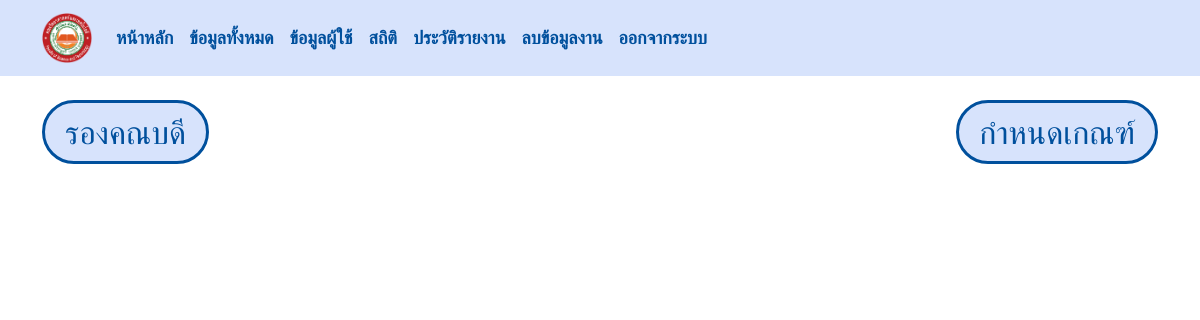
The page /informationstaff/?position=Researcher (signed in) on the database as committed earlier.
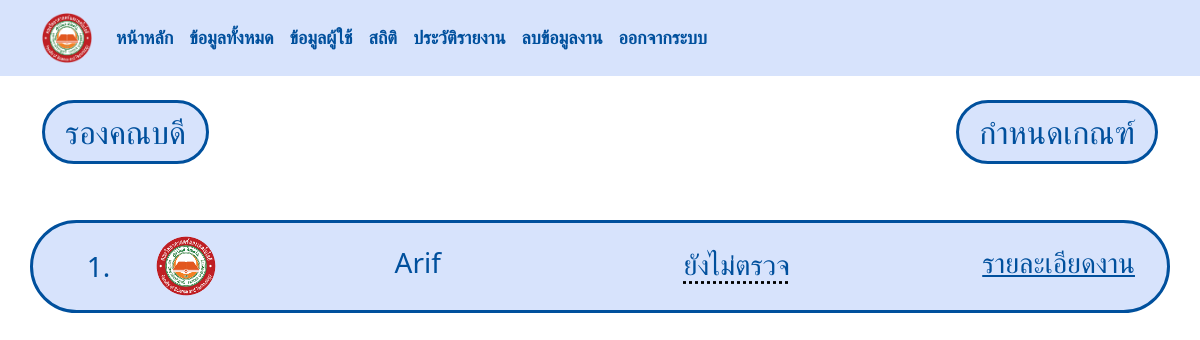
The same page on the database as committed later.
### managesystem/models.py (models this page shows, shortened)
class Employee(models.Model):
    username = models.OneToOneField(User, on_delete=models.CASCADE)
    POSITION_CHOICES = [
        ('Dean', 'Dean'),
        ('Lecturer', 'Lecturer'),
        ('Researcher', 'Researcher'),
    ]
    BRANCH_CHOICES = [
        ('IT', 'IT'),
        ('RD', 'RD'),
        ('DS', 'DS'),
    ]
    position = models.CharField(max_length=50, choices=POSITION_CHOICES)
    branch = models.CharField(max_length=50, choices = BRANCH_CHOICES)
    profile = models.FileField(upload_to='profile/', blank=True, null=True)

### managesystem/views.py (the view)
    def wrapper(request, *args, **kwargs):
        if not request.user.is_authenticated:
            messages.info(request, "กรุณาเข้าสู่ระบบ")  # Custom message
            return redirect('login')  # Redirect to login URL
        return function(request, *args, **kwargs)

### managesystem/views.py (called while the page is built)
def custom_login_required(function):
    def wrapper(request, *args, **kwargs):
        if not request.user.is_authenticated:
            messages.info(request, "กรุณาเข้าสู่ระบบ")  # Custom message
            return redirect('login')  # Redirect to login URL
        return function(request, *args, **kwargs)
    return wrapper

@custom_login_required
def informationstaff_view(request):
    selected_position = request.GET.get('position', None)
    if selected_position is None:
        employees = Employee.objects.all()
    else:
        employees = Employee.objects.filter(position=selected_position)
    context = {
        "employees": employees,
        'position' : selected_position
    }
    return render(request, "informationstaff.html", context)

### templates/informationstaff.html (shortened to what this page needs)
{% include "navbar.html" %}
<!DOCTYPE html>
<html lang="en">
<head>
    {% load static %}
    <link rel="stylesheet" href="{% static 'css/informationstaff.css' %}">
</head>
<body>
    <div class="container">
        <div class="row mt-4">
            <div class="col-6 col-lg-6 d-flex justify-content-start">
                {% if position == 'Dean' %}
                <h2 class="color">คณบดี</h2>
                {% elif position == 'Researcher' %}
                <h2 class="color">รองคณบดี</h2>
                {% elif position == 'Lecturer' %}
                <h2 class="color">อาจารย์</h2>
                {% else %}
                <h2 class="color">ทั้งหมด</h2>
                {% endif %}
            </div>
            <div class="col-6 col-lg-6 d-flex justify-content-end">
                <a id="formreport-link" class="h2 color1" href="{% url 'formreport' %}">กำหนดเกณฑ์</a>
            </div>
        </div>
        {% for text in employees %}
        <div class="row mt-5 infor">
            <div class="col-1 d-flex justify-content-center h3">
                <h3 class="mt-1 dynamicNumber">1.</h3>
            </div>
            {% if text.profile  %}
            <div class="col-1 d-flex justify-content">
                <img src="{{ text.profile.url }}" alt="40*40">
            </div>
            {% else %}
            <div class="col-1 d-flex justify-content">
                <img src="{% static 'images/ftu_logo-removebg-preview.png' %}" alt="40*40">
            </div>
            {% endif %}
            <div class="col-4">
                <h3 class="d-flex justify-content-center">{{text.username.first_name}} {{text.username.last_name}}</h3>
            </div>
            <div class="custom-dropdown col-3 h3 d-flex justify-content-center" data-employee-id="{{ text.id }}">
                <div class="selected-option">Select Status</div>
            </div>
            <div class="col-3">
                <a class="h3 d-flex justify-content-end" href="{% url 'report' text.id %}">รายละเอียดงาน</a>
            </div>
        </div>
        {% endfor %}
    </div>
</body>
</html>

Rows that differ between the two databases and show on the page:
added Employee: username.first_name "Arif"
